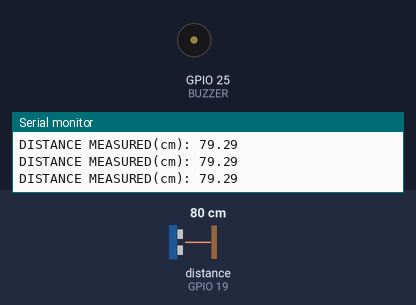
Recording of a sketch running on a simulated ESP32. Shown: buzzer (waves = sounding, pin HIGH), the last lines printed to the serial monitor. Wiring (inferred from the names in the program): ultrasonic range finder: trigger GPIO 18; echo GPIO 19. The inputs (shaded band) are chosen by the test bench; at power-on: distance to the obstacle (sensor on GPIO 19) 80 cm. The echo pulse lasts 58.3 µs per cm; pins used as bus, display or sensor lines are not drawn.

Above: at 18.8 s.
18.9 s: distance to the obstacle (sensor on GPIO 19) set to 120 cm
27.9 s: distance to the obstacle (sensor on GPIO 19) set to 106 cm
36.9 s: distance to the obstacle (sensor on GPIO 19) set to 98 cm
At 39.4 s:
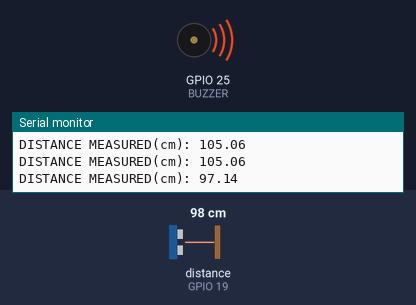
49.2 s: distance to the obstacle (sensor on GPIO 19) set to 250 cm
At 51.9 s:
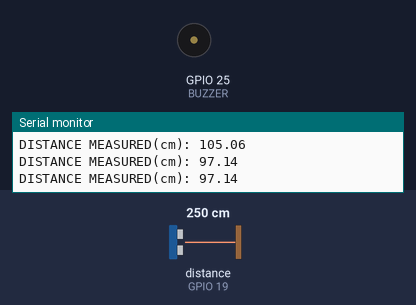
Timing chart, 0 to 53.4 s (numbered marks = the images above; inputs shaded):
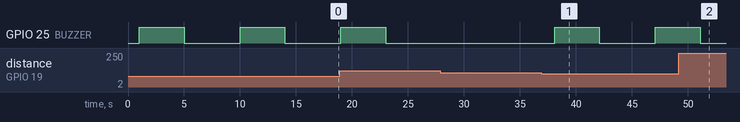

The sketch:

ULTROSONIC_SENSOR_REVERSE_PARKING.ino
```cpp
#define TRIG 18
#define ECHO 19
#define BUZZER 25
long duration;
float distance = 0;

void setup() {
  pinMode(TRIG,OUTPUT);
  pinMode(ECHO,INPUT);
  pinMode(BUZZER,OUTPUT);
  Serial.begin(9600);
  // put your setup code here, to run once:

}

void loop() {
  digitalWrite(TRIG,LOW);
  delayMicroseconds(5);
  digitalWrite(TRIG,HIGH);
  delayMicroseconds(10);
  digitalWrite(TRIG,LOW);
  duration = pulseIn(ECHO,HIGH);
  distance = 0.034 * (duration/2);
  Serial.print("DISTANCE MEASURED(cm): ");
  Serial.println(distance);
  delay(1000);
  digitalWrite(BUZZER,LOW);
  if(distance<20){
    digitalWrite(BUZZER,HIGH);
    delay(300);
    digitalWrite(BUZZER,LOW);
    delay(300);

  }
  else if(distance>20 && distance<60)
  {
    digitalWrite(BUZZER,HIGH);
    delay(1000);
    digitalWrite(BUZZER,LOW);
    delay(1000);
  }
  else if(distance>60 && distance<100)
  {
    digitalWrite(BUZZER,HIGH);
    delay(4000);
    digitalWrite(BUZZER,LOW);
    delay(4000);
  }
  else
  {
    digitalWrite(BUZZER,LOW);
  }


  // put your main code here, to run repeatedly:

}
```

Measured:
- after the input at 36.9 s, GPIO 25 (BUZZER): LOW → HIGH after 1.2 s, → LOW 4.0 s later, → HIGH 5.0 s later
- after the input at 49.2 s, GPIO 25 (BUZZER): goes on until 51.1 s, then stays LOW
- by itself, GPIO 25 (BUZZER): alternates HIGH for 4.0 s and LOW for 5.0 s
